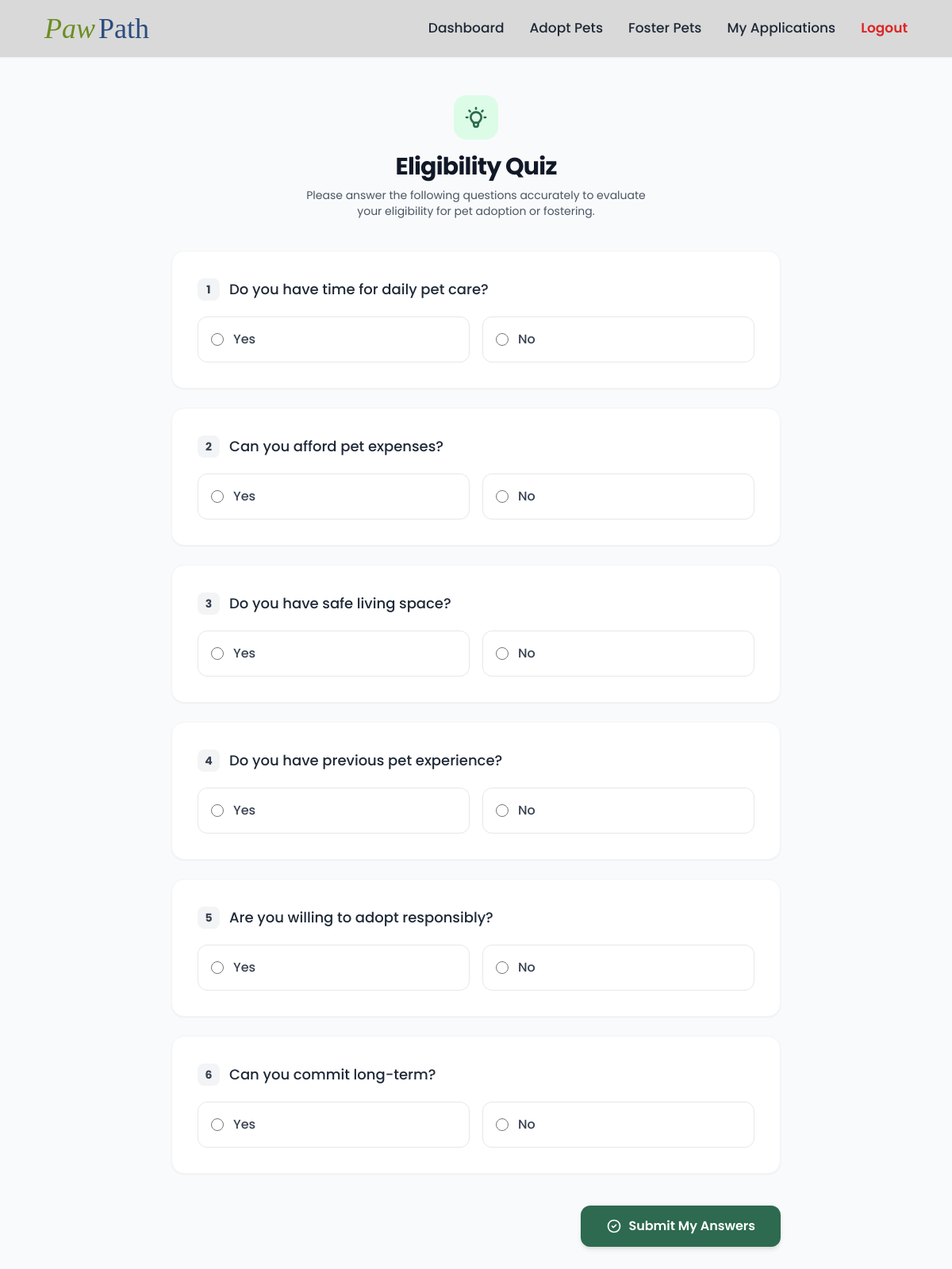
/quiz/eligibility.php (signed in), run on the app's committed database.
### tables this page shows
CREATE TABLE `quiz_questions` (
  `id` int(11) NOT NULL,
  `question_text` text NOT NULL,
  `correct_answer` tinyint(1) NOT NULL,
  `display_order` int(11) NOT NULL,
  `is_active` tinyint(1) DEFAULT 1
);

### quiz/eligibility.php (the view, shortened to what this page needs)
<?php
include '../includes/db.php';
include '../includes/header.php';
include '../includes/navbar.php';
$questions = $conn->query("
    SELECT * FROM quiz_questions
    ORDER BY display_order ASC
");
?>
<div class="bg-gray-50 min-h-screen py-12 px-4 sm:px-6 lg:px-8">
    <div class="max-w-3xl mx-auto">
        <div class="text-center mb-10">
            <div class="inline-flex items-center justify-center p-3 bg-green-100 rounded-2xl text-[#2D6A4F] mb-4">
            </div>
            <h1 class="text-3xl font-bold text-gray-900 tracking-tight">Eligibility Quiz</h1>
            <p class="mt-2 text-sm text-gray-600 max-w-md mx-auto">
                Please answer the following questions accurately to evaluate your eligibility for pet adoption or fostering.
            </p>
        </div>
        <form method="POST" action="submit_eligibility.php" class="space-y-6">
            <?php
            $count = 1;
            while($q = $questions->fetch_assoc()):
                $q_id = $q['id'];
            ?>
                <div class="bg-white rounded-2xl shadow-sm border border-gray-100 p-6 md:p-8 transition-all duration-200 hover:shadow-md">
                    <div class="flex items-start gap-3 mb-5">
                        <span class="flex items-center justify-center bg-gray-100 text-gray-700 font-bold text-sm w-7 h-7 rounded-lg shrink-0 mt-0.5">
                            <?= $count++ ?>
                        </span>
                        <p class="text-lg font-medium text-gray-800 pt-0.5">
                            <?= htmlspecialchars($q['question_text']) ?>
                        </p>
                    </div>
                    <div class="grid grid-cols-1 sm:grid-cols-2 gap-4">
                        <label class="relative flex items-center p-4 border border-gray-200 rounded-xl cursor-pointer transition-all hover:bg-gray-50 has-[:checked]:border-green-500 has-[:checked]:bg-green-50/50 group">
                            <input type="radio" name="q<?= $q_id ?>" value="1" required
                                   class="w-4 h-4 text-green-600 border-gray-300 focus:ring-green-500">
                            <span class="ml-3 font-medium text-gray-700 group-has-[:checked]:text-green-800">Yes</span>
                        </label>
                        <label class="relative flex items-center p-4 border border-gray-200 rounded-xl cursor-pointer transition-all hover:bg-gray-50 has-[:checked]:border-red-500 has-[:checked]:bg-red-50/50 group">
                            <input type="radio" name="q<?= $q_id ?>" value="0"
                                   class="w-4 h-4 text-red-600 border-gray-300 focus:ring-red-500">
                            <span class="ml-3 font-medium text-gray-700 group-has-[:checked]:text-red-800">No</span>
                        </label>
                    </div>
                </div>
            <?php endwhile; ?>
            <div class="pt-4 flex justify-end">
                <button type="submit"
                        class="w-full sm:w-auto bg-[#2D6A4F] hover:bg-[#1f513b] text-white font-semibold px-8 py-3.5 rounded-xl shadow-md transition flex items-center justify-center gap-2">
                    <svg class="w-5 h-5" fill="none" stroke="currentColor" viewBox="0 0 24 24" xmlns="http://www.w3.org/2000/svg">
                        <path stroke-linecap="round" stroke-linejoin="round" stroke-width="2" d="M9 12l2 2 4-4m6 2a9 9 0 11-18 0 9 9 0 0118 0z"></path>
                    </svg>
                    Submit My Answers
                </button>
            </div>
        </form>
    </div>
</div>

### data on the page
quiz_questions: question_text "Do you have time for daily pet care?"
quiz_questions: question_text "Can you afford pet expenses?"
quiz_questions: question_text "Do you have safe living space?"
quiz_questions: question_text "Do you have previous pet experience?"
quiz_questions: question_text "Are you willing to adopt responsibly?"
quiz_questions: question_text "Can you commit long-term?"
